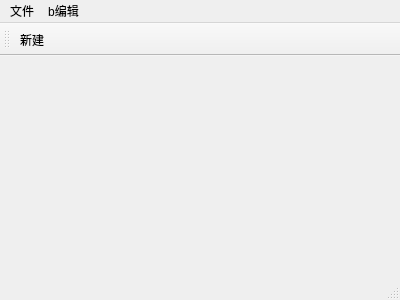
<?xml version="1.0" encoding="UTF-8"?>
<ui version="4.0">
 <class>MainWindow</class>
 <widget class="QMainWindow" name="MainWindow">
  <property name="geometry">
   <rect>
    <x>0</x>
    <y>0</y>
    <width>400</width>
    <height>300</height>
   </rect>
  </property>
  <property name="windowTitle">
   <string>MainWindow</string>
  </property>
  <widget class="QWidget" name="centralWidget"/>
  <widget class="QMenuBar" name="menuBar">
   <property name="geometry">
    <rect>
     <x>0</x>
     <y>0</y>
     <width>400</width>
     <height>28</height>
    </rect>
   </property>
   <widget class="QMenu" name="menu">
    <property name="title">
     <string>文件</string>
    </property>
    <addaction name="action"/>
   </widget>
   <widget class="QMenu" name="menub">
    <property name="title">
     <string>b编辑</string>
    </property>
   </widget>
   <addaction name="menu"/>
   <addaction name="menub"/>
  </widget>
  <widget class="QToolBar" name="mainToolBar">
   <attribute name="toolBarArea">
    <enum>TopToolBarArea</enum>
   </attribute>
   <attribute name="toolBarBreak">
    <bool>false</bool>
   </attribute>
   <addaction name="action"/>
  </widget>
  <widget class="QStatusBar" name="statusBar"/>
  <action name="action">
   <property name="text">
    <string>新建</string>
   </property>
  </action>
 </widget>
 <layoutdefault spacing="6" margin="11"/>
 <resources/>
 <connections/>
</ui>
